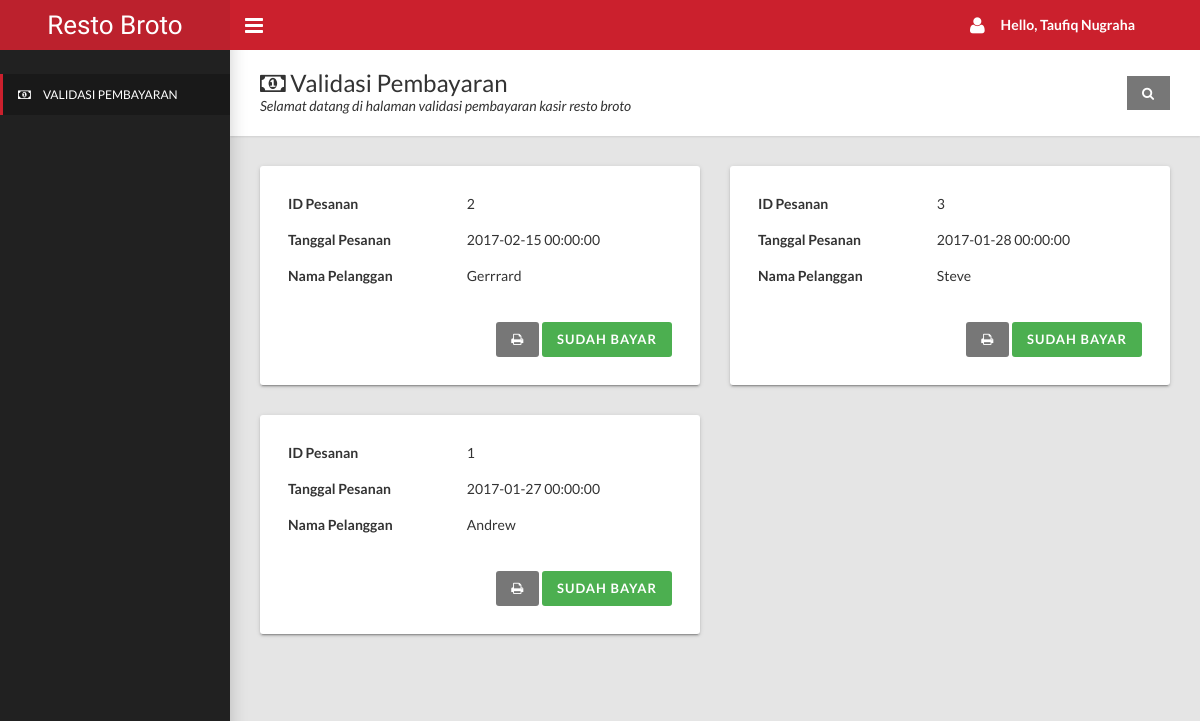
The app's page /kasir/index.php (signed in) with its own data.
### tables this page shows
CREATE TABLE IF NOT EXISTS pesanan(
    id_pesanan INT(11) AUTO_INCREMENT PRIMARY KEY,
    nik VARCHAR(21),
    id_meja INT(11) NOT NULL,
    nama_pelanggan VARCHAR(51) NOT NULL,
    tgl_order DATETIME DEFAULT CURRENT_TIMESTAMP NOT NULL,
    total_bayar DOUBLE DEFAULT 0,
    uang_bayar DOUBLE DEFAULT 0,
    status ENUM('Bayar', 'Belum Bayar') DEFAULT 'Belum Bayar' NOT NULL,
    
    CONSTRAINT fk_pesanan_pegawai FOREIGN KEY(nik) REFERENCES pegawai(nik) ON UPDATE CASCADE,
    CONSTRAINT fk_pesanan_meja FOREIGN KEY(id_meja) REFERENCES meja(id_meja) ON UPDATE CASCADE
);

### kasir/index.php (the view, shortened to what this page needs)
<?php
  require_once "../proses/connection.php";
?>
  <!DOCTYPE html>
  <html>
  <head>
    <link rel="stylesheet" type="text/css" href="../assets/css/style.css">
  </head>
  <body class="sidebar-mini fixed">
    <div class="wrapper">
      <header class="main-header hidden-print"><a href="#" class="logo">Resto Broto</a>
        <nav class="navbar navbar-static-top">
          <a href="#" data-toggle="offcanvas" class="sidebar-toggle"></a>
          <div class="navbar-custom-menu">
            <ul class="top-nav">
              <li class="dropdown">
                <a href="#" data-toggle="dropdown" role="button" aria-haspopup="true" aria-expanded="false" class="dropdown-toggle"><i class="fa fa-user fa-lg" style="margin-right: 16px;"></i><b>Hello, <?php echo $_SESSION['nama_pegawai'];?></b></a>
              </li>
            </ul>
          </div>
        </nav>
      </header>
      <aside class="main-sidebar hidden-print">
        <section class="sidebar">
          <ul class="sidebar-menu" style="padding-top: 24px;">
            <li class="active"><a href="index.php"><i class="fa fa-money"></i><span>Validasi Pembayaran</span></a></li>
          </ul>
        </section>
      </aside>
      <div class="content-wrapper">
        <div class="page-title">
          <div>
            <h1><i class="fa fa-money"></i> Validasi Pembayaran</h1>
            <p>Selamat datang di halaman validasi pembayaran kasir resto broto</p>
          </div>
          <div>
            <a href="#" onClick="searchKeywords()" class="btn btn-default btn-flat"><i class="fa fa-search"></i></a>
          </div>
        </div>
        <div class="row" id="content">
          <?php
          if(isset($_GET['q'])){
            $strQuery = "SELECT id_pesanan, tgl_order, nama_pelanggan, uang_bayar, status
                          FROM pesanan WHERE id_pesanan = '$_GET[q]'
                          OR nama_pelanggan LIKE '%$_GET[q]%' ORDER BY tgl_order DESC";
          }else {
            $strQuery = "SELECT id_pesanan, tgl_order, nama_pelanggan, uang_bayar, status
                          FROM pesanan ORDER BY tgl_order DESC";
          }
          $query = mysqli_query($connection, $strQuery);
          $i = 0;
          while($result = mysqli_fetch_assoc($query)){
          ?>
            <div class="col-md-6">
              <div class="card" style="padding-bottom: 0px;">
                <div class="table-responsive">
                  <table class="table table-borderless">
                    <tr>
                      <td><b>ID Pesanan</b></td>
                      <td>
                        <?php echo $result['id_pesanan'];?>
                      </td>
                    </tr>
                    <tr>
                      <td><b>Tanggal Pesanan</b></td>
                      <td>
                        <?php echo $result['tgl_order'];?>
                      </td>
                    </tr>
                    <tr>
                      <td><b>Nama Pelanggan</b></td>
                      <td>
                        <?php echo $result['nama_pelanggan'];?>
                      </td>
                    </tr>
                    <tr>
                      <td colspan="2" style="text-align: right;">
                        <br/>
                        <?php
                          if($result['status'] === "Belum Bayar") {
                        ?>
                        <a data-toggle="modal" data-target="#detail<?php echo $i;?>" class="btn btn-primary">Validasi</a>
                        <?php
                          } else {
                        ?>
                        <a href="proses/nota_cetak_proses.php?id=<?php echo $result['id_pesanan'];?>" class="btn btn-default" target="_blank"><i class="fa fa-print"></i></a>
                        <a data-toggle="modal" data-target="#detail<?php echo $i;?>" class="btn btn-success">Sudah Bayar</a>
                        <?php
                          }
                        ?>
                      </td>
                    </tr>
                  </table>
                </div>
              </div>
            </div>
                          <?php
                            $i = 0;
                          ?>
            </div>
            <?php
            $i++;
          }
          ?>
  </body>
  </html>

### records on screen
pesanan: id_pesanan "2", tgl_order "2017-02-15 00:00:00", nama_pelanggan "Gerrrard"
pesanan: id_pesanan "3", tgl_order "2017-01-28 00:00:00", nama_pelanggan "Steve"
pesanan: id_pesanan "1", tgl_order "2017-01-27 00:00:00", nama_pelanggan "Andrew"

### other values on screen
$_SESSION['nama_pegawai'] "Taufiq Nugraha"
